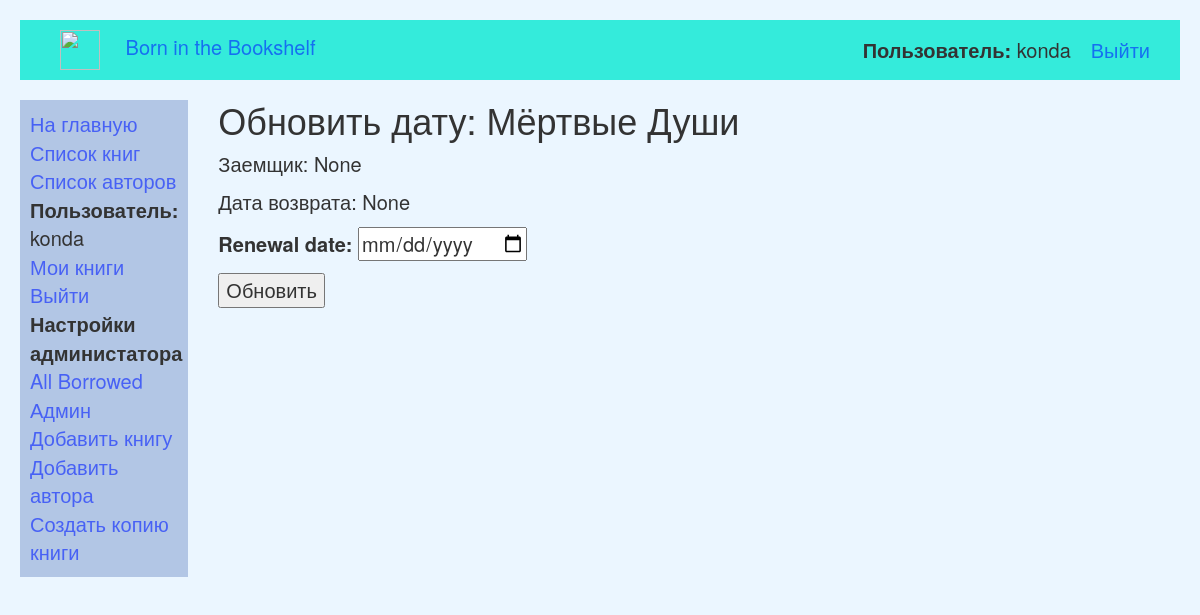
Page /catalog/booki/6f2cfe78b862412bbda408f33acb5494/ (signed in) on the earlier database version.
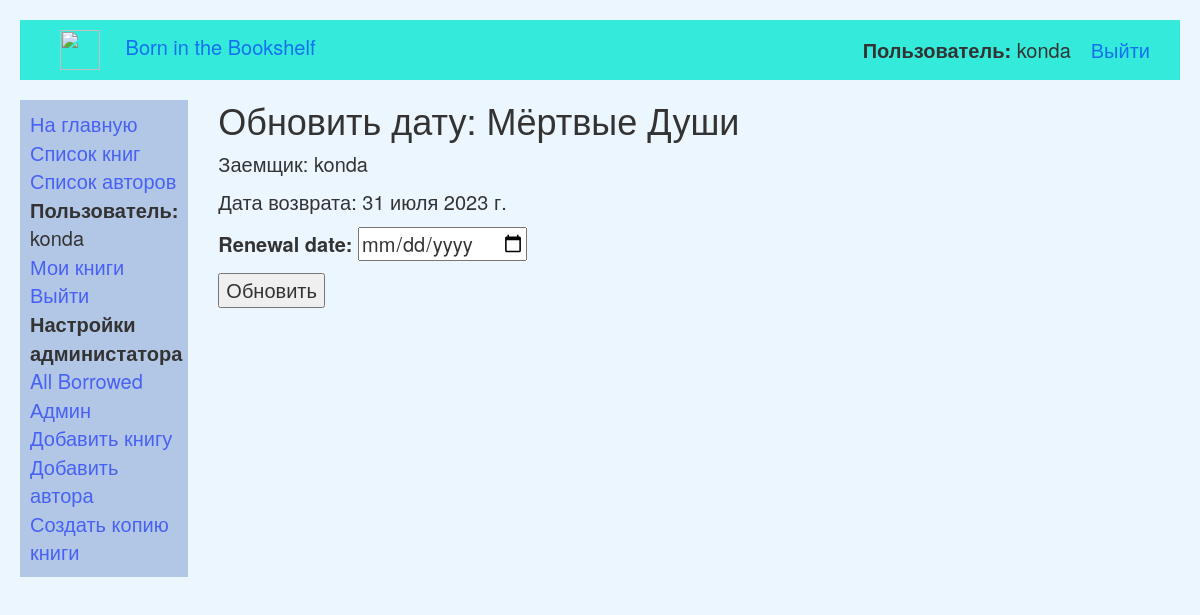
Same page on the later database version.
### catalog/models.py (models this page shows, shortened)
class BookInstance(models.Model):
    id = models.UUIDField(primary_key=True, default=uuid.uuid4,
                          help_text="Уникальный идентификатор этой конкретной книги во всей библиотеке")
    book = models.ForeignKey('Book', on_delete=models.SET_NULL, null=True, verbose_name='Книга')
    imprint = models.CharField(max_length=200, verbose_name='Номер')
    due_back = models.DateField(null=True, blank=True, verbose_name='Дата возврата')
    borrower = models.ForeignKey(User, on_delete=models.SET_NULL, null=True, blank=True, verbose_name='Заемщик')
    LOAN_STATUS = (
        ('m', 'Maintenance'),
        ('o', 'On loan'),
        ('a', 'Доступно'),
        ('r', 'Reserved'),
    )
    status = models.CharField(max_length=1, choices=LOAN_STATUS, blank=True, default='m', help_text='Book availability',
                              verbose_name='Статус')
    class Meta:
        ordering = ["due_back"]
        permissions = (("can_mark_returned", "Set book as returned"),)

class Book(models.Model):
    def display_genre(self):
        return ', '.join([genre.name for genre in self.genre.all()[:3]])
    display_genre.short_description = 'Genre'
    title = models.CharField(max_length=40, verbose_name='Название')
    author = models.ForeignKey(Author, on_delete=models.SET_NULL, null=True, verbose_name='Автор')
    summary = models.TextField(max_length=1000, help_text="Enter a brief description of the book",
                               verbose_name='Описание')
    isbn = models.CharField('ISBN', max_length=13,
                            help_text='13 Character <a href="https://www.isbn-international.org/content/what-isbn">ISBN number</a>')
    genre = models.ManyToManyField(Genre, help_text="Select a genre for this book", verbose_name='Жанр')
    language = models.ForeignKey(Language, on_delete=models.SET_NULL, null=True, verbose_name='Язык')
    class Meta:
        ordering = ['title', 'author']

### catalog/views.py (the view)
# urls.py: path('booki/<pk>/', views.renew_book_librarian, name='renew-book-librarian'),
@permission_required('catalog.can_mark_returned')
def renew_book_librarian(request, pk):
    book_inst = get_object_or_404(BookInstance, pk=pk)
    if request.method == 'POST':
        form = RenewBookForm(request.POST)
        if form.is_valid():
            book_inst.due_back = form.cleaned_data['renewal_date']
            book_inst.save()
            return HttpResponseRedirect(reverse('all-borrowed'))
    else:
        proposed_renewal_date = datetime.date.today() + datetime.timedelta(weeks=3)
        form = RenewBookForm(initial={'renewal_date': proposed_renewal_date, })
    return render(request, 'catalog/book_renew_librarian.html', {'form': form, 'bookinst': book_inst})

### catalog/views.py (shortened to what this page needs)
class RenewBookForm(forms.Form):
    renewal_date = forms.DateField(widget=forms.DateInput(attrs={'type': 'date'}))

### catalog/templates/catalog/book_renew_librarian.html (shortened to what this page needs)
{% extends "catalog/base.html" %}
{% block content %}
    <h1>Обновить дату: {{bookinst.book.title}}</h1>
    <p>Заемщик: {{bookinst.borrower}}</p>
    <p>Дата возврата: {{bookinst.due_back}}</p>
<form method="post">
  {{ form.as_p }}
  <button type="submit">Обновить</button>
</form>
{% endblock %}

Differences in the rows shown:
changed BookInstance "Мёртвые Души": borrower "None" → "konda"; due_back "None" → "31 июля 2023 г."
